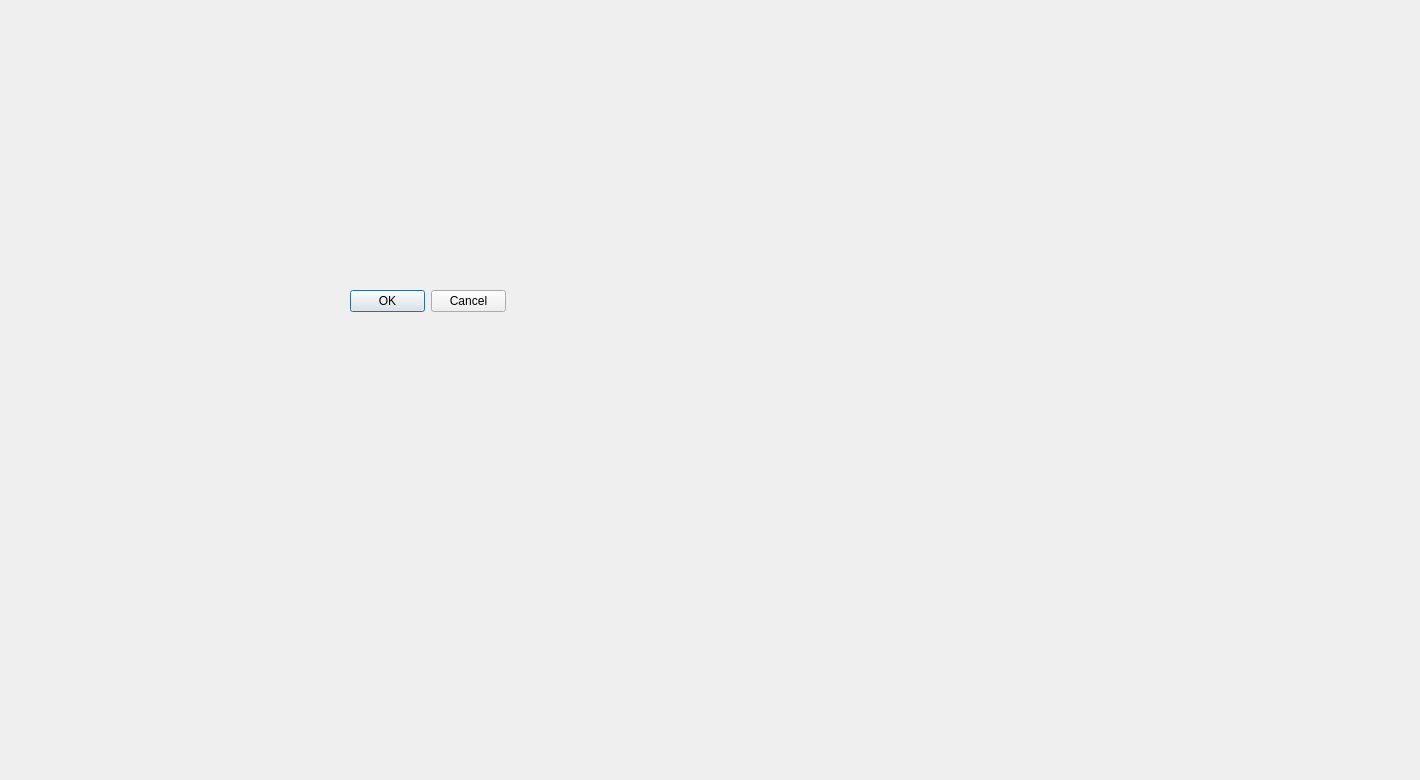
<?xml version="1.0" encoding="UTF-8"?>
<ui version="4.0">
 <class>SplashScreen</class>
 <widget class="QWidget" name="SplashScreen">
  <property name="geometry">
   <rect>
    <x>0</x>
    <y>0</y>
    <width>1420</width>
    <height>780</height>
   </rect>
  </property>
  <property name="minimumSize">
   <size>
    <width>1420</width>
    <height>780</height>
   </size>
  </property>
  <property name="maximumSize">
   <size>
    <width>1420</width>
    <height>780</height>
   </size>
  </property>
  <property name="windowTitle">
   <string>Form</string>
  </property>
  <widget class="QDialogButtonBox" name="buttonBox">
   <property name="geometry">
    <rect>
     <x>350</x>
     <y>290</y>
     <width>156</width>
     <height>23</height>
    </rect>
   </property>
   <property name="standardButtons">
    <set>QDialogButtonBox::Cancel|QDialogButtonBox::Ok</set>
   </property>
  </widget>
 </widget>
 <resources/>
 <connections/>
</ui>
